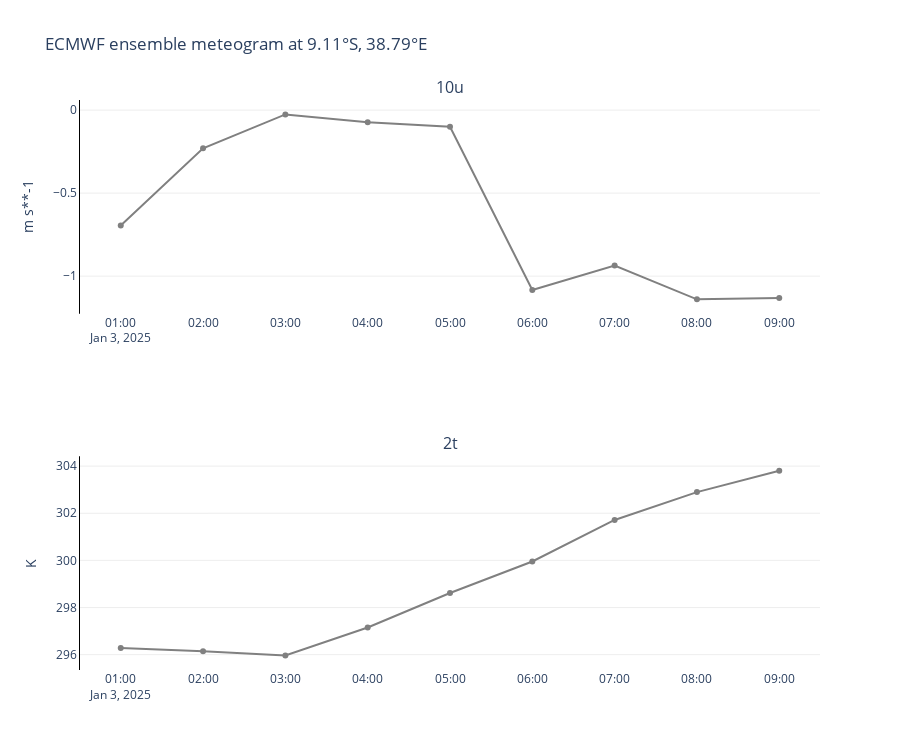

The notebook cell saved with this chart:
### Code cell
from earthkit.plots.interactive import Chart

TIME_FREQUENCY = "1h"
QUANTILES = [0, 0.1, 0.25, 0.5, 0.75, 0.9, 1]

chart = Chart()
chart.title(f"ECMWF ensemble meteogram at {location_to_string(LOCATION)}")
#chart.box(ds, time_frequency=TIME_FREQUENCY, quantiles=QUANTILES)
chart.line(ds, line_color='grey', time_frequency=TIME_FREQUENCY)
chart.show()  # Replace with chart.show() in an interactive session!

### Figure 1 — Plotly figure (JSON) as saved in the notebook; plotly's stock layout.template omitted (floating-point values rounded to 4 significant figures)
{"data": [{"line": {"color": "grey"}, "type": "scatter", "x": ["2025-01-03T01:00:00", "2025-01-03T02:00:00", "2025-01-03T03:00:00", "2025-01-03T04:00:00", "2025-01-03T05:00:00", "2025-01-03T06:00:00", "2025-01-03T07:00:00", "2025-01-03T08:00:00", "2025-01-03T09:00:00"], "xaxis": "x", "y": [-0.6947, -0.2297, -0.026, -0.07358, -0.1, -1.084, -0.9364, -1.14, -1.132], "yaxis": "y"}, {"line": {"color": "grey"}, "type": "scatter", "x": ["2025-01-03T01:00:00", "2025-01-03T02:00:00", "2025-01-03T03:00:00", "2025-01-03T04:00:00", "2025-01-03T05:00:00", "2025-01-03T06:00:00", "2025-01-03T07:00:00", "2025-01-03T08:00:00", "2025-01-03T09:00:00"], "xaxis": "x2", "y": [296.3, 296.1, 296.0, 297.2, 298.6, 300.0, 301.7, 302.9, 303.8], "yaxis": "y2"}], "layout": {"annotations": [{"font": {"size": 16}, "showarrow": false, "text": "10u", "x": 0.5, "xanchor": "center", "xref": "paper", "y": 1, "yanchor": "bottom", "yref": "paper"}, {"font": {"size": 16}, "showarrow": false, "text": "2t", "x": 0.5, "xanchor": "center", "xref": "paper", "y": 0.375, "yanchor": "bottom", "yref": "paper"}], "colorway": ["#636EFA", "#EF553B", "#00CC96", "#AB63FA", "#FFA15A", "#19D3F3", "#FF6692", "#B6E880", "#FF97FF", "#FECB52"], "height": 750, "hovermode": "x", "plot_bgcolor": "white", "showlegend": false, "title": {"text": "ECMWF ensemble meteogram at 9.11°S, 38.79°E"}, "xaxis": {"anchor": "y", "domain": [0, 1], "gridwidth": 1, "showgrid": false, "showline": false, "zeroline": false}, "xaxis2": {"anchor": "y2", "domain": [0, 1], "gridwidth": 1, "showgrid": false, "showline": false, "zeroline": false}, "yaxis": {"anchor": "x", "domain": [0.625, 1], "gridcolor": "#EEEEEE", "linecolor": "black", "showgrid": true, "showline": true, "title": {"text": "m s**-1"}, "zeroline": false}, "yaxis2": {"anchor": "x2", "domain": [0, 0.375], "gridcolor": "#EEEEEE", "linecolor": "black", "showgrid": true, "showline": true, "title": {"text": "K"}, "zeroline": false}}}
